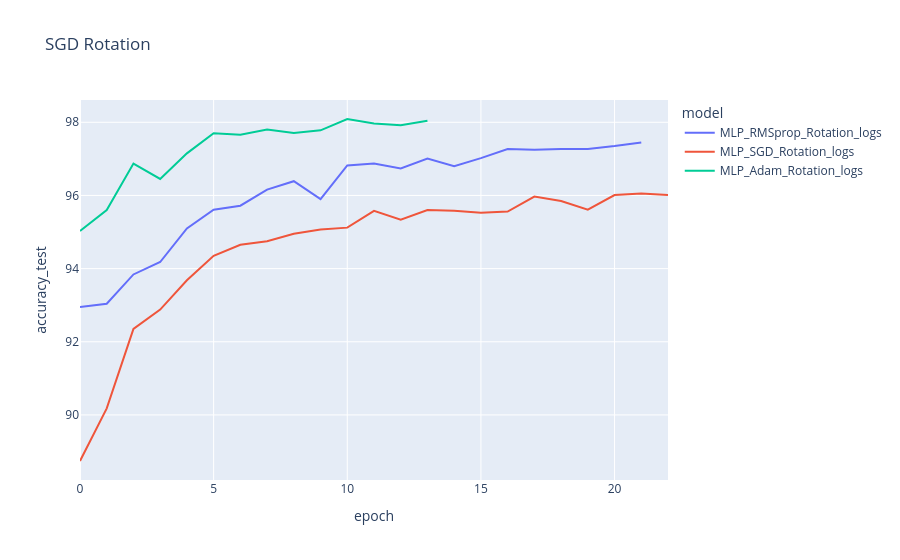

Write notebook code for a chart like this one.
### Code cell
# comparing optimzers for mlp

# all optimizers with rotation augmentation
frames = []
for name, table in mlp_data_col.items():
    if "Rotation" in name:
        frames.append(
            pd.DataFrame({
                'epoch': table['epoch'],
                'accuracy_test': table['accuracy_test'],
                'model': name
            })
        )

fig = px.line(pd.concat(frames), x="epoch", y="accuracy_test", color="model", title="SGD Rotation")
fig.show()

### Figure 1 — Plotly figure (JSON) as saved in the notebook; plotly's stock layout.template omitted (floating-point values rounded to 4 significant figures)
{"data": [{"hovertemplate": "model=MLP_RMSprop_Rotation_logs<br>epoch=%{x}<br>accuracy_test=%{y}<extra></extra>", "legendgroup": "MLP_RMSprop_Rotation_logs", "line": {"color": "#636efa", "dash": "solid"}, "marker": {"symbol": "circle"}, "mode": "lines", "name": "MLP_RMSprop_Rotation_logs", "orientation": "v", "showlegend": true, "type": "scatter", "x": [0, 1, 2, 3, 4, 5, 6, 7, 8, 9, 10, 11, 12, 13, 14, 15, 16, 17, 18, 19, 20, 21], "xaxis": "x", "y": [92.95, 93.04, 93.84, 94.18, 95.1, 95.61, 95.72, 96.16, 96.39, 95.9, 96.82, 96.87, 96.74, 97.01, 96.8, 97.02, 97.27, 97.25, 97.27, 97.27, 97.35, 97.45], "yaxis": "y"}, {"hovertemplate": "model=MLP_SGD_Rotation_logs<br>epoch=%{x}<br>accuracy_test=%{y}<extra></extra>", "legendgroup": "MLP_SGD_Rotation_logs", "line": {"color": "#EF553B", "dash": "solid"}, "marker": {"symbol": "circle"}, "mode": "lines", "name": "MLP_SGD_Rotation_logs", "orientation": "v", "showlegend": true, "type": "scatter", "x": [0, 1, 2, 3, 4, 5, 6, 7, 8, 9, 10, 11, 12, 13, 14, 15, 16, 17, 18, 19, 20, 21, 22], "xaxis": "x", "y": [88.74, 90.18, 92.35, 92.88, 93.68, 94.35, 94.65, 94.75, 94.95, 95.07, 95.12, 95.58, 95.34, 95.6, 95.58, 95.53, 95.56, 95.97, 95.85, 95.61, 96.01, 96.05, 96.01], "yaxis": "y"}, {"hovertemplate": "model=MLP_Adam_Rotation_logs<br>epoch=%{x}<br>accuracy_test=%{y}<extra></extra>", "legendgroup": "MLP_Adam_Rotation_logs", "line": {"color": "#00cc96", "dash": "solid"}, "marker": {"symbol": "circle"}, "mode": "lines", "name": "MLP_Adam_Rotation_logs", "orientation": "v", "showlegend": true, "type": "scatter", "x": [0, 1, 2, 3, 4, 5, 6, 7, 8, 9, 10, 11, 12, 13], "xaxis": "x", "y": [95.03, 95.6, 96.87, 96.45, 97.15, 97.7, 97.66, 97.8, 97.71, 97.78, 98.09, 97.97, 97.92, 98.04], "yaxis": "y"}], "layout": {"legend": {"title": {"text": "model"}, "tracegroupgap": 0}, "title": {"text": "SGD Rotation"}, "xaxis": {"anchor": "y", "domain": [0, 1], "title": {"text": "epoch"}}, "yaxis": {"anchor": "x", "domain": [0, 1], "title": {"text": "accuracy_test"}}}}
